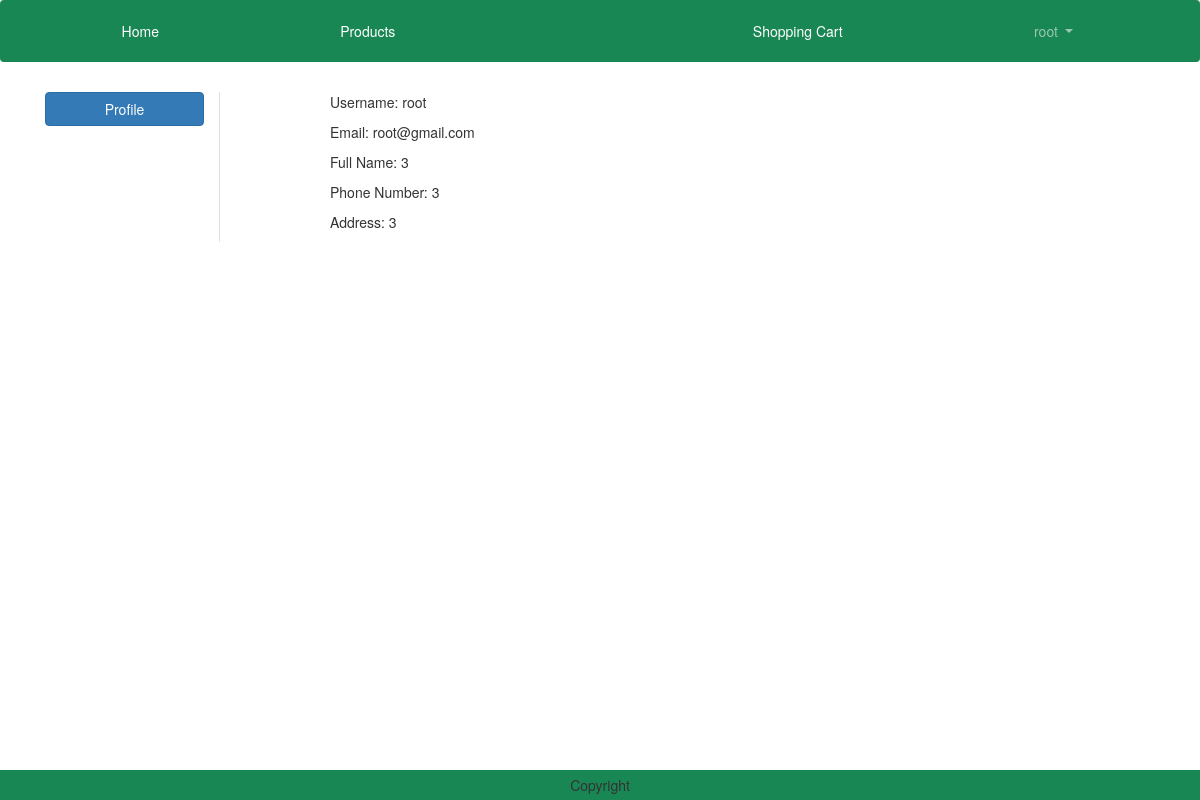
The app's page /profile/ (signed in), older data.
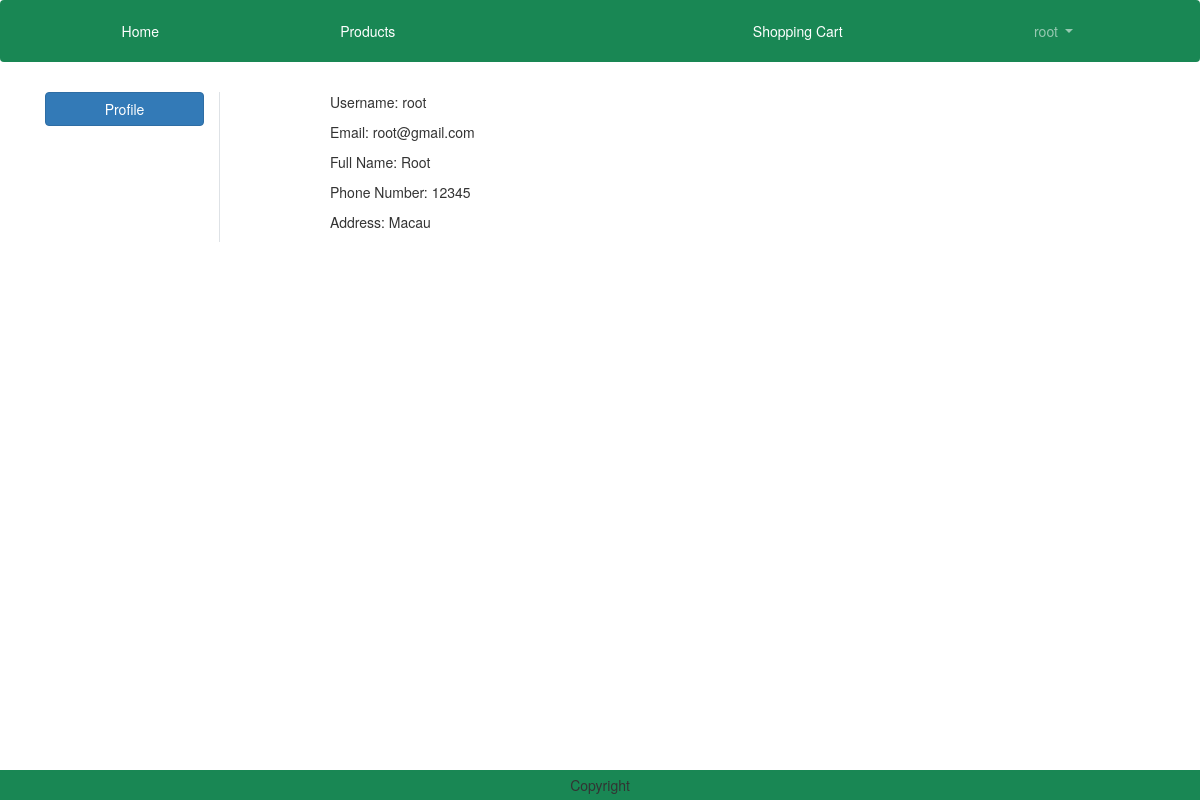
The same page, newer data.
### customers/models.py (models this page shows, shortened)
class Customer(models.Model):
    user = models.OneToOneField(User, on_delete=models.CASCADE, blank=True, primary_key=True)
    fullName = models.CharField(max_length=60)
    phoneNum = models.CharField(max_length=11)
    address = models.CharField(max_length=150)

### customers/views.py (the view)
# urls.py: path('profile/', views.CustomerProfileView.as_view(), name='profile'),
class CustomerProfileView(View):
    def get(self, request):
        profiles = Customer.objects.filter(user=request.user)
        context = {
            'profiles': profiles,
        }
        return render(request, 'profile.html', context)

### templates/profile.html (shortened to what this page needs)
{% extends 'base.html' %}
{% load static %}
{% block main-content %}
<div class="container my-5">
    <div class="row">
        <div class="col-sm-2 border-end">
            <ul class="list-unstyled">
                <li class="d-grid"><a href="{% url 'customers:profile' %}" class="btn btn-primary">Profile</a></li>
            </ul>
        </div>
        <div class="col-sm-8 offset-sm-1">
            <div class="row">
                {% for profile in profiles %}
                <div class="col-sm-6"}
                    <div class="card m-2">
                        <div class="card-body">
                            <P>Username: {{profile.user.username}} <p>
                            <P>Email: {{profile.user.email}} <p>
                            <p>Full Name: {{profile.fullName}} </p>
                            <p>Phone Number: {{profile.phoneNum}} </p>
                            <p>Address: {{profile.address}} </p>
                        </div>
                    </div>
                </div>
                {% endfor %}
            </div>
        </div>
    </div>
{% endblock main-content %}

Row changes from the older to the newer data that the page shows:
changed Customer "root": fullName "3" → "Root"; phoneNum "3" → "12345"; address "3" → "Macau"
